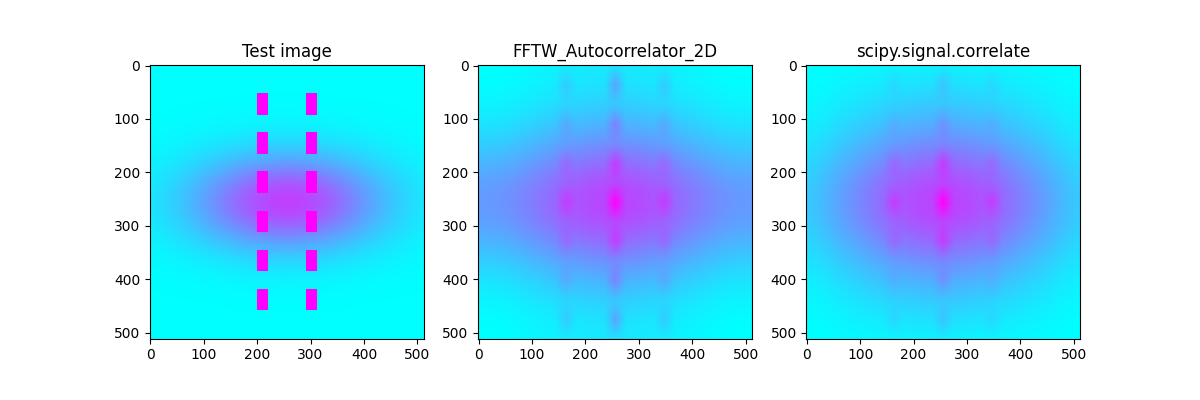

Recreate this plot in Python.
#!/usr/bin/env python3
# -*- coding: utf-8 -*-
"""Performs lightning-fast autocorrelation on 2D input arrays.

The correlation is based on the fast-Fourier transform (FFT) as performed by the
excellent `fftw` (http://www.fftw.org) library. It will plan the transformations
ahead of time to optimize the calculations. Also, multiple threads can be
specified for the FFT and, when set to > 1, the Python GIL will not be invoked.
This results in true multithreading across multiple cores, which can result in a
huge performance gain.

NOTE: This algorithm produces slightly different results from
`scipy.signal.correlate()`. See the demo when run as main.
"""
__author__ = "Dennis van Gils"
__authoremail__ = "vangils.dennis@gmail.com"
__url__ = "https://github.com/Dennis-van-Gils/2D-PIV-BOS"
__date__ = "25-08-2023"
__version__ = "1.0.0"
# pylint: disable=invalid-name, missing-function-docstring

import sys
import numpy as np
import numpy.typing as npt
import pyfftw
from numba import njit, prange

# ------------------------------------------------------------------------------
#   fast_multiply
# ------------------------------------------------------------------------------

"""Timeit results on computer Onera:

                [ms] per iter
shape           fast_multiply   fast_multiply_p
(32, 32)        --> 0.00102         0.01334
(64, 64)        --> 0.00222         0.01491
(128, 128)      --> 0.00718         0.02000
(256, 256)      --> 0.02753         0.03023
(512, 512)          0.10537     --> 0.06094
(1024, 1024)        0.78878     --> 0.40209
(2048, 2048)        4.00985     --> 3.85964
"""


@njit(
    nogil=True,
    cache=True,
)  # TODO: timeit to potentially speed up code even more. Add numba signatures
def fast_conjugate(in1):
    return np.conjugate(in1)


@njit(
    "(complex64[:, ::1], complex64[:, ::1], complex64[:, ::1])",
    nogil=True,
    cache=True,
)
def fast_multiply(
    in1: npt.NDArray[np.complex64],
    in2: npt.NDArray[np.complex64],
    out: npt.NDArray[np.complex64],
):
    """
    * In-place operation on `out`.
    * Faster version of `out = np.multiply(in1, in2)`.
    * Not parallelized.
    """
    for i in range(in1.shape[0]):
        for j in range(in1.shape[1]):
            out[i, j] = in1[i, j] * in2[i, j]


@njit(
    "(complex64[:, ::1], complex64[:, ::1], complex64[:, ::1])",
    nogil=True,
    cache=True,
    parallel=True,
)
def fast_multiply_p(
    in1: npt.NDArray[np.complex64],
    in2: npt.NDArray[np.complex64],
    out: npt.NDArray[np.complex64],
):
    """
    * In-place operation on `out`.
    * Faster version of `out = np.multiply(in1, in2)`.
    * Parallelized. Only beneficial for `shape >~ (256, 256)`. Use
    `fast_multiply_o()` when shape is smaller.
    """
    for i in prange(in1.shape[0]):
        for j in prange(in1.shape[1]):
            out[i, j] = in1[i, j] * in2[i, j]


@njit(
    nogil=True,
    cache=True,
)
def fast_fftshift(C):
    """Like `numpy.fft.fftshift(), but faster."""
    rows, cols = C.shape
    half_rows = rows // 2
    half_cols = cols // 2

    # Swap quadrants
    shifted = np.empty_like(C)
    shifted[:half_rows, :half_cols] = C[half_rows:, half_cols:]
    shifted[:half_rows, half_cols:] = C[half_rows:, :half_cols]
    shifted[half_rows:, :half_cols] = C[:half_rows, half_cols:]
    shifted[half_rows:, half_cols:] = C[:half_rows, :half_cols]

    return shifted


# ------------------------------------------------------------------------------
#   FFTW_Autocorrelator_2D
# ------------------------------------------------------------------------------


class FFTW_Autocorrelator_2D:
    """Manages a fast-Fourier transform (FFT) autocorrelation on 2D input array
    `in1` as passed to method `autocorrate()`, which will return the
    result as a `numpy.ndarray` containing the 'full' convolution elements.

    Args:
        s1 (tuple):
            Shape of the upcoming input array `in1` passed to method
            `convolve()`.

        fftw_threads (int, optional):
            Number of threads to use for the FFT transformations. When set to
            > 1, the Python GIL will not be invoked.

            Default: 5
    """

    def __init__(self, s1: tuple, fftw_threads: int = 5):
        axes = (0, 1)

        # Speed up FFT by padding to optimal size.
        self.fshape = [pyfftw.next_fast_len(s1[a]) for a in axes]
        fshape_out = [self.fshape[0], self.fshape[1] // 2 + 1]

        # Slice corresponding to the 'full' convolution elements to be
        # finally returned as convolution result
        self.fslice = tuple([slice(sz) for sz in s1])

        # Create the FFTW plans
        # fmt: off
        self._rfft_in   = pyfftw.zeros_aligned(self.fshape, dtype="float32")
        self._rfft_out  = pyfftw.empty_aligned(fshape_out , dtype="complex64")
        self._irfft_in  = pyfftw.empty_aligned(fshape_out , dtype="complex64")
        self._irfft_out = pyfftw.empty_aligned(self.fshape, dtype="float32")
        # fmt: on

        print("Creating FFTW plans for convolution...", end="")
        sys.stdout.flush()

        p = {
            "axes": (0, 1),
            "flags": ("FFTW_MEASURE", "FFTW_DESTROY_INPUT"),
            "threads": fftw_threads,
        }
        self._fftw_rfft = pyfftw.FFTW(self._rfft_in, self._rfft_out, **p)
        self._fftw_irfft = pyfftw.FFTW(
            self._irfft_in,
            self._irfft_out,
            direction="FFTW_BACKWARD",
            **p,
        )

        print(" done.")

    # --------------------------------------------------------------------------
    #   autocorrelate
    # --------------------------------------------------------------------------

    def autocorrelate(
        self, in1: npt.NDArray[np.float32]
    ) -> npt.NDArray[np.float32]:
        """Performs the FFT autocorrelation on input array `in1` and
        returns the result as a `numpy.ndarray`.

        Returns:
            The autocorrelation results as a 2D numpy array with a shape
            equal to `in1`.

        NOTE: `in1` does not necessarily have to be C-contiguous,
        because they will, internal to this method, get copied into C-contiguous
        arrays during the zero-padding operation.
        NOTE: The output matrix is not contiguous.
        """

        # Zero padding and forwards Fourier transformation
        self._rfft_in[: in1.shape[0], : in1.shape[1]] = in1
        self._fftw_rfft()

        fast_multiply(
            self._rfft_out, fast_conjugate(self._rfft_out), self._irfft_in
        )

        # Backwards Fourier transformation
        result = self._fftw_irfft()

        # Return the results
        return fast_fftshift(result[self.fslice] / (in1.size))


# --------------------------------------------------------------------------
#   main
# --------------------------------------------------------------------------

if __name__ == "__main__":
    import timeit
    import scipy.signal
    import matplotlib.pyplot as plt

    def gaussian_kernel(n, std1, std2):
        gaussian1D_1 = scipy.signal.windows.gaussian(n, std1)
        gaussian1D_2 = scipy.signal.windows.gaussian(n, std2)
        gaussian2D = np.outer(gaussian1D_1, gaussian1D_2)
        return gaussian2D

    # Create interesting test image to autocorrelate
    size_A = 512
    N_squares = 6
    A = gaussian_kernel(size_A, size_A / 8, size_A / 4) * 0.75
    for i in range(N_squares):
        px = int((i + 1) * size_A / (N_squares + 1))
        A[px - 20 : px + 20, 200:220] = 1
        A[px - 20 : px + 20, 292:312] = 1

    # Autocorrelate
    fftw_1 = FFTW_Autocorrelator_2D(A.shape, fftw_threads=4)
    Cxx = fftw_1.autocorrelate(A)

    # Again, with scipy. To compare.
    mode = "same"
    Cxx_scipy = scipy.signal.correlate(A, A, mode=mode, method="auto")
    Cxx_scipy = Cxx_scipy / A.size

    # Plot
    fig, axs = plt.subplots(nrows=1, ncols=3, figsize=(12, 4))
    p = {"cmap": "cool", "interpolation": "none"}

    axs[0].imshow(A, **p)
    axs[0].title.set_text("Test image")

    axs[1].imshow(Cxx, **p)
    axs[1].title.set_text("FFTW_Autocorrelator_2D")

    axs[2].imshow(Cxx_scipy, **p)
    axs[2].title.set_text("scipy.signal.correlate")
    if mode == "full":
        axs[2].set_xlim([255, 768])
        axs[2].set_ylim([255, 768])

    plt.show()

    # Timeit
    loop = 100
    result = timeit.timeit(
        "fftw_1.autocorrelate(A)",
        setup=lambda: fftw_1.autocorrelate(A),
        globals=globals(),
        number=loop,
    )
    result = result / loop * 1000
    print(f"FFTW_Autocorrelator_2D, [ms] per iter: {result:.3f}")

    result = timeit.timeit(
        "scipy.signal.correlate(A, A, mode=mode, method='auto')",
        setup=lambda: scipy.signal.correlate(A, A, mode=mode, method="auto"),
        globals=globals(),
        number=loop,
    )
    result = result / loop * 1000
    print(f"scipy.signal.correlate, [ms] per iter: {result:.3f}")
